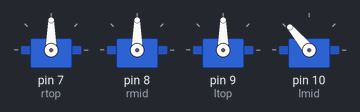
A sketch run on a simulated Arduino Uno, built with avr-gcc and run on an emulated ATmega328P. Shown: 4 × servo.

Above: at 0.6 s.
At 2.6 s:
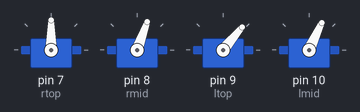
At 3.6 s:
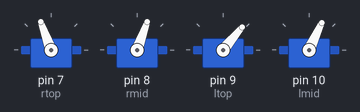
Timing chart, 0 to 5.1 s (numbered marks = the images above):
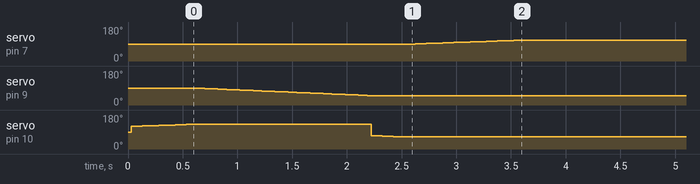

The sketch:

walkingtest.ino
```cpp
#include <Servo.h>
Servo rtop;
Servo rmid;
Servo ltop;
Servo lmid;
void move_slow(Servo &s, int from, int to, int stepDelay){
  if (from<to){
    for (int p=from; p<= to; p++){
      delay(30);
      s.write(p);
      delay(stepDelay);
    }
    }else{
      for(int p= from; p>= to; p--){
        delay(30);
        s.write(p);
        delay(stepDelay);
      }
    }
  }
void setup(){
  rtop.attach(7);
  rmid.attach(8);
  ltop.attach(9);
  lmid.attach(10);
  rtop.write(90);
  rmid.write(90);
  lmid.write(90);
  ltop.write(90);
  move_slow(lmid,120,130,20);
  move_slow(ltop,90,50,10);
  move_slow(lmid,70,65,20);
  move_slow(rmid,90-20,90-20,20);
  move_slow(rtop,90,90+20,20);
}


void loop(){

}
```
